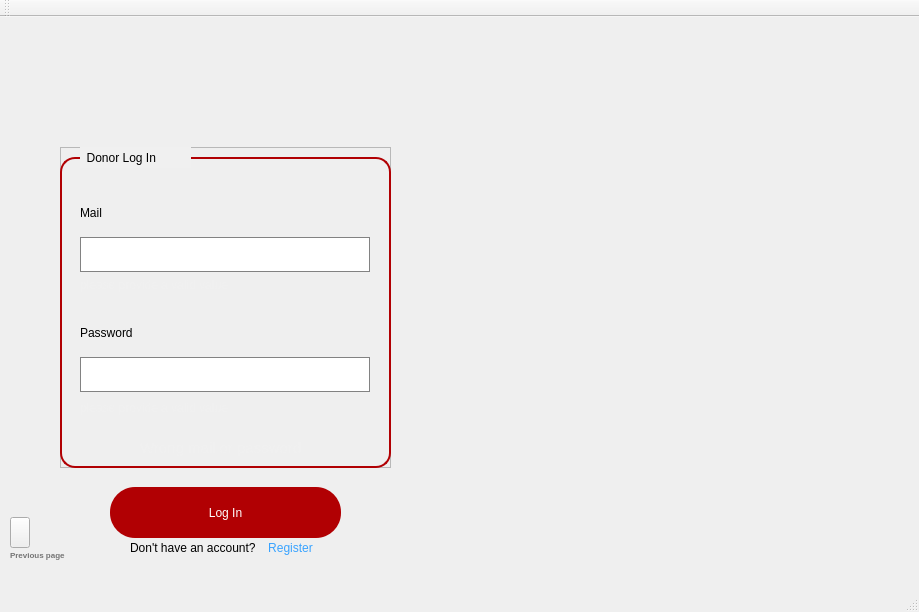
<?xml version="1.0" encoding="UTF-8"?>
<ui version="4.0">
 <class>DonorLogInClass</class>
 <widget class="QMainWindow" name="DonorLogInClass">
  <property name="geometry">
   <rect>
    <x>0</x>
    <y>0</y>
    <width>919</width>
    <height>612</height>
   </rect>
  </property>
  <property name="windowTitle">
   <string>Blood Bank Management System</string>
  </property>
  <property name="windowIcon">
   <iconset resource="RecipientReg.qrc">
    <normaloff>:/RecipientReg/toppng.com-blood-donation-png-picture-blood-donation-logo-3209x3905.png</normaloff>:/RecipientReg/toppng.com-blood-donation-png-picture-blood-donation-logo-3209x3905.png</iconset>
  </property>
  <property name="styleSheet">
   <string notr="true"/>
  </property>
  <widget class="QWidget" name="centralWidget">
   <widget class="QLabel" name="backimg">
    <property name="geometry">
     <rect>
      <x>0</x>
      <y>0</y>
      <width>921</width>
      <height>571</height>
     </rect>
    </property>
    <property name="styleSheet">
     <string notr="true">background-image:url(:/RecipientReg/bloodd.jpg);</string>
    </property>
    <property name="text">
     <string/>
    </property>
    <property name="pixmap">
     <pixmap resource="RecipientReg.qrc">:/RecipientReg/bloodd.jpg</pixmap>
    </property>
    <property name="scaledContents">
     <bool>true</bool>
    </property>
   </widget>
   <widget class="QFrame" name="frame_2">
    <property name="geometry">
     <rect>
      <x>60</x>
      <y>130</y>
      <width>331</width>
      <height>321</height>
     </rect>
    </property>
    <property name="font">
     <font>
      <underline>false</underline>
     </font>
    </property>
    <property name="styleSheet">
     <string notr="true"/>
    </property>
    <property name="frameShape">
     <enum>QFrame::StyledPanel</enum>
    </property>
    <property name="frameShadow">
     <enum>QFrame::Raised</enum>
    </property>
    <widget class="QLabel" name="label_3">
     <property name="geometry">
      <rect>
       <x>20</x>
       <y>50</y>
       <width>51</width>
       <height>31</height>
      </rect>
     </property>
     <property name="styleSheet">
      <string notr="true">font: 18pt &quot;Arial&quot;;</string>
     </property>
     <property name="text">
      <string>Mail</string>
     </property>
    </widget>
    <widget class="QLineEdit" name="mailTB">
     <property name="geometry">
      <rect>
       <x>20</x>
       <y>90</y>
       <width>290</width>
       <height>35</height>
      </rect>
     </property>
     <property name="styleSheet">
      <string notr="true">QLineEdit{
border:1px solid rgb(130, 130, 130) ;
border-radius:15px solid;
}

QLineEdit:focus{
border:1px solid rgb(175, 175, 175) ;
border-radius:15px solid;
border-bottom:2px solid rgb(157, 0, 3);
}
</string>
     </property>
    </widget>
    <widget class="QLabel" name="label_5">
     <property name="geometry">
      <rect>
       <x>20</x>
       <y>170</y>
       <width>111</width>
       <height>31</height>
      </rect>
     </property>
     <property name="styleSheet">
      <string notr="true">font: 18pt &quot;Arial&quot;;</string>
     </property>
     <property name="text">
      <string>Password</string>
     </property>
    </widget>
    <widget class="QLineEdit" name="passwordTB">
     <property name="geometry">
      <rect>
       <x>20</x>
       <y>210</y>
       <width>290</width>
       <height>35</height>
      </rect>
     </property>
     <property name="styleSheet">
      <string notr="true">QLineEdit{
border:1px solid rgb(130, 130, 130) ;
border-radius:15px solid;
}

QLineEdit:focus{
border:1px solid rgb(175, 175, 175) ;
border-radius:15px solid;
border-bottom:2px solid rgb(157, 0, 3);
}
</string>
     </property>
     <property name="echoMode">
      <enum>QLineEdit::Password</enum>
     </property>
    </widget>
    <widget class="QLabel" name="mailalertmsg">
     <property name="geometry">
      <rect>
       <x>20</x>
       <y>130</y>
       <width>171</width>
       <height>16</height>
      </rect>
     </property>
     <property name="font">
      <font>
       <pointsize>9</pointsize>
       <underline>false</underline>
      </font>
     </property>
     <property name="styleSheet">
      <string notr="true">color:rgb(240, 240, 240);</string>
     </property>
     <property name="text">
      <string>please provide a valid value</string>
     </property>
    </widget>
    <widget class="QLabel" name="passwordalertmsg">
     <property name="geometry">
      <rect>
       <x>20</x>
       <y>250</y>
       <width>191</width>
       <height>21</height>
      </rect>
     </property>
     <property name="font">
      <font>
       <pointsize>9</pointsize>
       <underline>false</underline>
      </font>
     </property>
     <property name="styleSheet">
      <string notr="true">color:rgb(240, 240, 240);</string>
     </property>
     <property name="text">
      <string>please provide a valid value</string>
     </property>
    </widget>
    <widget class="QLabel" name="label_12">
     <property name="geometry">
      <rect>
       <x>0</x>
       <y>10</y>
       <width>331</width>
       <height>311</height>
      </rect>
     </property>
     <property name="styleSheet">
      <string notr="true">border:2px solid rgb(177, 0, 3);
border-radius:15px;
</string>
     </property>
     <property name="text">
      <string/>
     </property>
    </widget>
    <widget class="QLabel" name="wrong">
     <property name="geometry">
      <rect>
       <x>80</x>
       <y>290</y>
       <width>191</width>
       <height>21</height>
      </rect>
     </property>
     <property name="font">
      <font>
       <pointsize>11</pointsize>
       <underline>false</underline>
      </font>
     </property>
     <property name="styleSheet">
      <string notr="true">color:rgb(240, 240, 240);</string>
     </property>
     <property name="text">
      <string>Wrong mail or password</string>
     </property>
    </widget>
    <zorder>label_12</zorder>
    <zorder>label_3</zorder>
    <zorder>mailTB</zorder>
    <zorder>label_5</zorder>
    <zorder>passwordTB</zorder>
    <zorder>mailalertmsg</zorder>
    <zorder>passwordalertmsg</zorder>
    <zorder>wrong</zorder>
   </widget>
   <widget class="QPushButton" name="pushButton">
    <property name="geometry">
     <rect>
      <x>110</x>
      <y>470</y>
      <width>231</width>
      <height>51</height>
     </rect>
    </property>
    <property name="cursor">
     <cursorShape>PointingHandCursor</cursorShape>
    </property>
    <property name="toolTip">
     <string>&lt;html&gt;&lt;head/&gt;&lt;body&gt;&lt;p align=&quot;center&quot;&gt;&lt;br/&gt;&lt;/p&gt;&lt;/body&gt;&lt;/html&gt;</string>
    </property>
    <property name="styleSheet">
     <string notr="true">background-color:rgb(177, 0, 3);
border-radius:25px;
color:white;
font: 700 10pt &quot;Arial&quot;;</string>
    </property>
    <property name="text">
     <string>Log In</string>
    </property>
    <property name="checkable">
     <bool>false</bool>
    </property>
    <property name="autoDefault">
     <bool>false</bool>
    </property>
    <property name="default">
     <bool>false</bool>
    </property>
    <property name="flat">
     <bool>false</bool>
    </property>
   </widget>
   <widget class="QLabel" name="label">
    <property name="geometry">
     <rect>
      <x>80</x>
      <y>130</y>
      <width>111</width>
      <height>21</height>
     </rect>
    </property>
    <property name="styleSheet">
     <string notr="true">font: 700 12pt &quot;Arial&quot;;
background-color:rgb(240, 240, 240)</string>
    </property>
    <property name="text">
     <string>  Donor Log In</string>
    </property>
   </widget>
   <widget class="QLabel" name="label_13">
    <property name="geometry">
     <rect>
      <x>130</x>
      <y>520</y>
      <width>141</width>
      <height>21</height>
     </rect>
    </property>
    <property name="text">
     <string>Don't have an account?</string>
    </property>
   </widget>
   <widget class="QPushButton" name="pushButton_2">
    <property name="geometry">
     <rect>
      <x>260</x>
      <y>521</y>
      <width>61</width>
      <height>20</height>
     </rect>
    </property>
    <property name="cursor">
     <cursorShape>PointingHandCursor</cursorShape>
    </property>
    <property name="styleSheet">
     <string notr="true">color:rgb(57, 163, 255);
background-color:transparent;
border-radius:25px;
font: 700 9pt &quot;Segoe UI&quot;;</string>
    </property>
    <property name="text">
     <string>Register</string>
    </property>
    <property name="flat">
     <bool>true</bool>
    </property>
   </widget>
   <widget class="QPushButton" name="back">
    <property name="geometry">
     <rect>
      <x>10</x>
      <y>500</y>
      <width>20</width>
      <height>31</height>
     </rect>
    </property>
    <property name="cursor">
     <cursorShape>PointingHandCursor</cursorShape>
    </property>
    <property name="styleSheet">
     <string notr="true">border-image:url(:/RecipientReg/arrow.png)</string>
    </property>
    <property name="text">
     <string/>
    </property>
   </widget>
   <widget class="QLabel" name="label_2">
    <property name="geometry">
     <rect>
      <x>10</x>
      <y>530</y>
      <width>81</width>
      <height>16</height>
     </rect>
    </property>
    <property name="font">
     <font>
      <pointsize>6</pointsize>
      <bold>true</bold>
     </font>
    </property>
    <property name="styleSheet">
     <string notr="true">color:rgb(116, 116, 116)</string>
    </property>
    <property name="text">
     <string>Previous page</string>
    </property>
   </widget>
  </widget>
  <widget class="QMenuBar" name="menuBar">
   <property name="geometry">
    <rect>
     <x>0</x>
     <y>0</y>
     <width>919</width>
     <height>22</height>
    </rect>
   </property>
  </widget>
  <widget class="QToolBar" name="mainToolBar">
   <attribute name="toolBarArea">
    <enum>TopToolBarArea</enum>
   </attribute>
   <attribute name="toolBarBreak">
    <bool>false</bool>
   </attribute>
  </widget>
  <widget class="QStatusBar" name="statusBar"/>
 </widget>
 <layoutdefault spacing="6" margin="11"/>
 <resources>
  <include location="RecipientReg.qrc"/>
 </resources>
 <connections/>
</ui>
